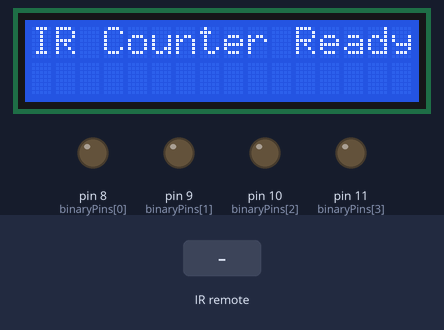
Simulated run of this sketch. Board: Arduino Uno, built with avr-gcc and run on an emulated ATmega328P. On the bench: 16×2 character LCD, output pins drawn as LEDs (lit = HIGH). The test bench sets the inputs (shaded band). What the sketch prints to the serial monitor is not drawn.

Above: at 1.2 s.
1.3 s: infrared code 0xF50ABF00 received
At 2.5 s:
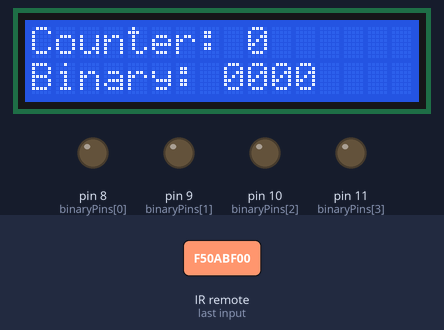
2.8 s: infrared code 0xF708BF00 received
4.3 s: infrared code 0xF10EBF00 received
Timing chart, 0 to 7.3 s (numbered marks = the images above; inputs shaded):
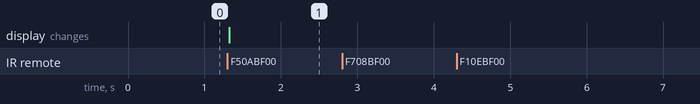

Measured:
- after the input at 1.3 s, the display: changes at once (image 1)
- after the input at 2.8 s, every drawn part: stays the same
- after the input at 4.3 s, every drawn part: stays the same

The sketch:

sketch_feb20a.ino
```cpp
#include <Wire.h>
#include <LiquidCrystal_I2C.h>
#include <IRremote.hpp>
//Simthobele Peter 221279288

//LCD
LiquidCrystal_I2C lcd(0x27, 16, 2);

//IR Remote
int RECV_PIN = 2;

//Binary Counter
int counter = 0;
int maxCount = 9; // because CD4511 shows 0-9
int binaryPins[4] = {8, 9, 10, 11}; // LEDs + CD4511


#define BTN_UP     0xF50ABF00  // increase counter
#define BTN_DOWN   0xF708BF00  // decrease counter
#define BTN_RESET  0xF10EBF00  // reset counter

void setup() {
  Serial.begin(9600);

  //LCD setup
  lcd.init();
  lcd.backlight();
  lcd.setCursor(0, 0);
  lcd.print("IR Counter Ready");

  // Binary pins setup
  for (int i = 0; i < 4; i++) {
    pinMode(binaryPins[i], OUTPUT);
  }

  // Start IR receiver
  IrReceiver.begin(RECV_PIN, ENABLE_LED_FEEDBACK);
}

void loop() {
  if (IrReceiver.decode()) {
    long code = IrReceiver.decodedIRData.decodedRawData;
    Serial.print("IR Code: ");
    Serial.println(code, HEX);

    if (code == BTN_UP) {
      counter++;
      if (counter > maxCount) counter = 0;
    }
    else if (code == BTN_DOWN) {
      counter--;
      if (counter < 0) counter = maxCount;
    }
    else if (code == BTN_RESET) {
      counter = 0;
    }

    updateOutputs();

    IrReceiver.resume();
  }
}

void updateOutputs() {
  // Show binary on LEDs and send BCD to CD4511
  for (int i = 0; i < 4; i++) {
    digitalWrite(binaryPins[i], (counter >> i) & 0x01);
  }

  // Update LCD
  lcd.clear();
  lcd.setCursor(0, 0);
  lcd.print("Counter: ");
  lcd.print(counter);
  lcd.setCursor(0, 1);
  lcd.print("Binary: ");
  for (int i = 3; i >= 0; i--) {
    lcd.print((counter >> i) & 0x01);
  }
}
```
